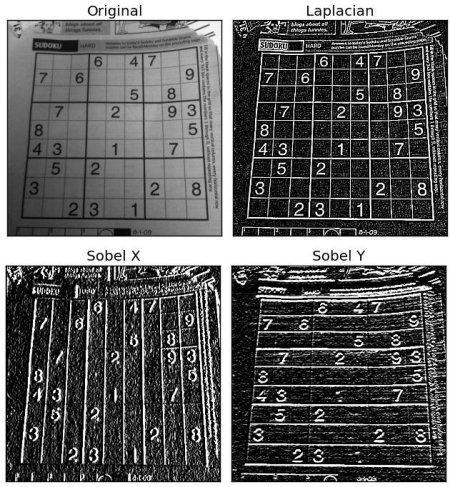
#> input picture dave.jpg, 450 x 487 px; its folder holds 5 pictures in this run
$ python camera_calib.py
#> lines starting #> are read from the running program, lines starting #| are printed output that depends on the picture; after the words box and inside, x2 and y2 are one past the last pixel; in counts of white or black regions, pixels touching at a corner belong together
'''
Created on Jan 23, 2017

@author: aelsalla
'''

import numpy as np
import cv2
import glob

def show_img(name, img):
    cv2.imshow(name, img)
    cv2.waitKey(0)

# termination criteria
criteria = (cv2.TERM_CRITERIA_EPS + cv2.TERM_CRITERIA_MAX_ITER, 30, 0.001)

# prepare object points, like (0,0,0), (1,0,0), (2,0,0) ....,(6,5,0)
objp = np.zeros((6*7,3), np.float32)
objp[:,:2] = np.mgrid[0:7,0:6].T.reshape(-1,2)

# Arrays to store object points and image points from all the images.
objpoints = [] # 3d point in real world space
imgpoints = [] # 2d points in image plane.

images = glob.glob('..\\*.jpg')

for fname in images:
    img = cv2.imread(fname)
#> img is the input picture: shape (487, 450, 3); min 0, max 255, mean 97.4
    gray = cv2.cvtColor(img,cv2.COLOR_BGR2GRAY)

    # Find the chess board corners
    ret, corners = cv2.findChessboardCorners(gray, (7,6),None)
#> ret = False; corners = None

    # If found, add object points, image points (after refining them)
    if ret == True:
        objpoints.append(objp)

        corners2 = cv2.cornerSubPix(gray,corners,(11,11),(-1,-1),criteria)
        imgpoints.append(corners2)

        # Draw and display the corners
        img = cv2.drawChessboardCorners(img, (7,6), corners2,ret)
        cv2.imshow('img',img)
        cv2.waitKey(500)
#> pass 2 of the loop `for fname in images:`:
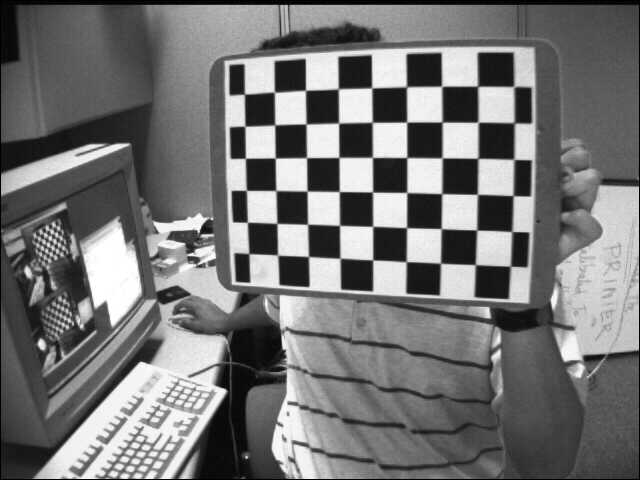
#> input picture left01.jpg, 640 x 480 px
#> img is the input picture: shape (480, 640, 3); min 0, max 255, mean 116.6
#> gray: shape (480, 640)
#> ret = True; corners = 42 rows, first 8: [475.4, 264.8], [440.5, 263.2], [405.9, 261.5], [372.9, 259.9], [340.6, 258.5], [308.7, 256.4], [277.6, 255.1], [476.7, 230.1]
#> corners2 = 42 rows, first 8: [475.3, 264.6], [440.5, 263.2], [406.2, 261.7], [372.7, 259.9], [340, 258.2], [308.5, 256.5], [277.6, 255.1], [476.7, 230]
#> `img = cv2.drawChessboardCorners(img, (7,6), corners2,ret)`:
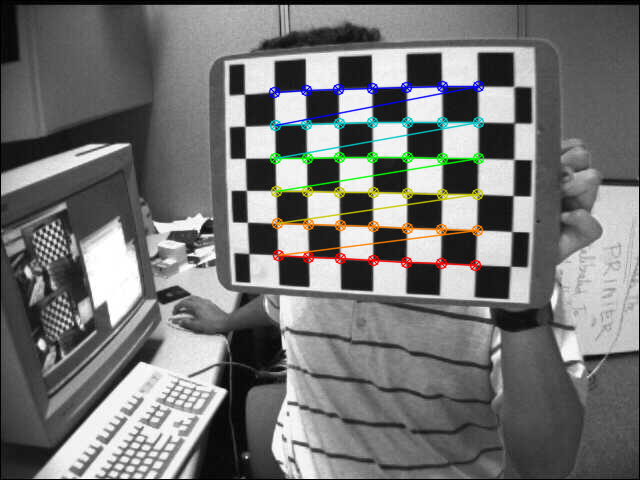
#> img: shape (480, 640, 3); 3.22% of pixels changed, all inside (x1, y1, x2, y2) = (268, 80, 485, 272)
#> pass 3 of the loop `for fname in images:`:
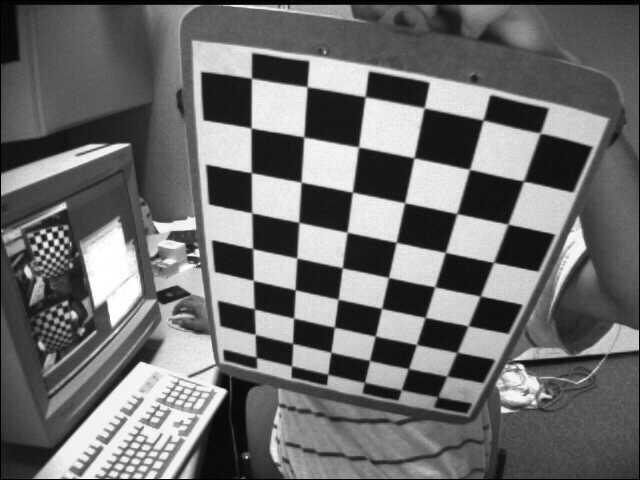
#> input picture left02.jpg, 640 x 480 px
#> img is the input picture: shape (480, 640, 3); min 0, max 255, mean 109
#> corners = 42 rows, first 8: [254.7, 308.6], [253.5, 280.5], [252.6, 248.4], [252.4, 213.8], [251.5, 172.4], [251.8, 128.6], [251.5, 77.99], [293.3, 318]
#> corners2 = 42 rows, first 8: [254.3, 308.9], [253.3, 280.4], [252.6, 248.6], [251.8, 212.8], [251.3, 172.7], [251.1, 128], [251.5, 78.19], [293.6, 318.1]
#> `img = cv2.drawChessboardCorners(img, (7,6), corners2,ret)`:
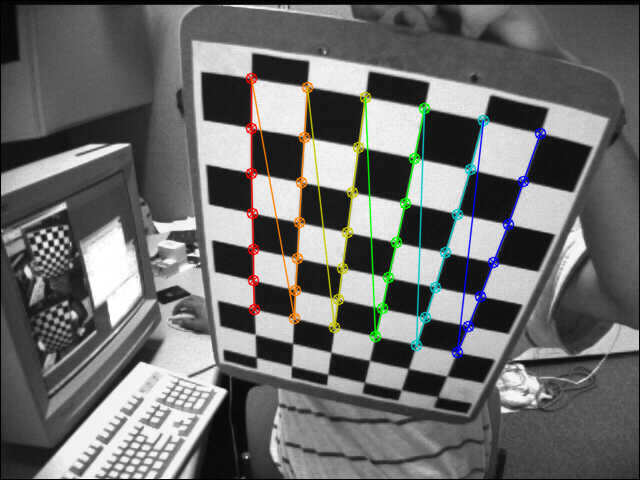
#> img: shape (480, 640, 3); 3.62% of pixels changed, all inside (x1, y1, x2, y2) = (245, 72, 547, 359)
#> the loop made 5 passes; the first 3 are shown

cv2.destroyAllWindows()

# Now calibrate based on object points and corresponding image points
ret, mtx, dist, rvecs, tvecs = cv2.calibrateCamera(objpoints, imgpoints, gray.shape[::-1],None,None)

# Now undistort an image
img = cv2.imread('..\\left12.jpg')
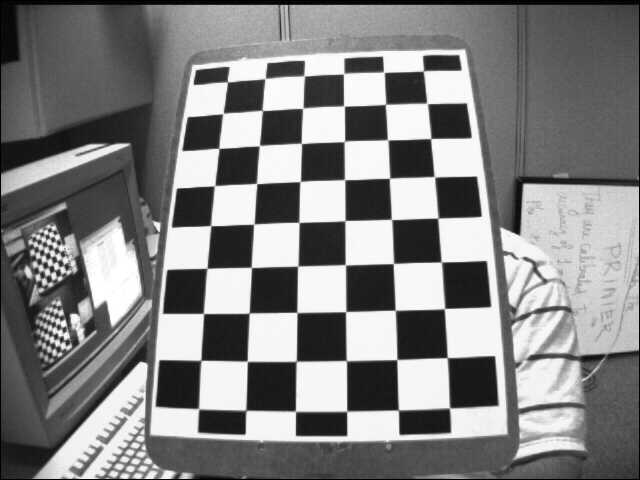
#> input picture left12.jpg, 640 x 480 px, found by its file name
#> img is the input picture: shape (480, 640, 3); min 0, max 255, mean 129.5
h,  w = img.shape[:2]
#> h = 480; w = 640
newcameramtx, roi=cv2.getOptimalNewCameraMatrix(mtx,dist,(w,h),1,(w,h))

'''
# cv2.undistort
dst = cv2.undistort(img, mtx, dist, None, newcameramtx)

# crop the image
x,y,w,h = roi
dst = dst[y:y+h, x:x+w]
#cv2.imwrite('calibresult.png',dst)
'''

# Remapping
# undistort
mapx,mapy = cv2.initUndistortRectifyMap(mtx,dist,None,newcameramtx,(w,h),5)
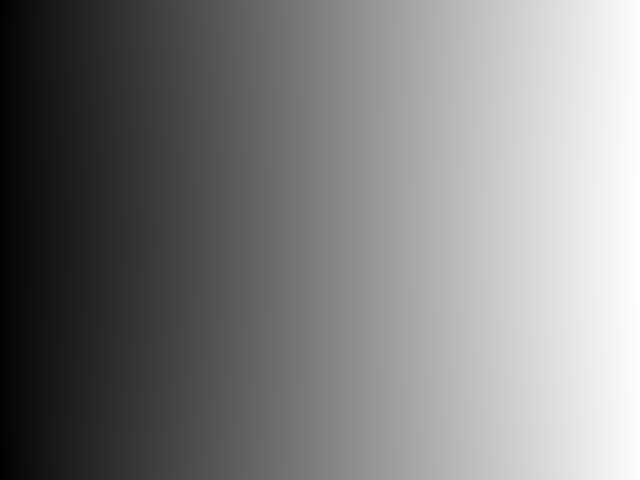
#> mapx: shape (480, 640) float32; min -9.64, max 643.2, mean 319.5; drawn with min black and max white
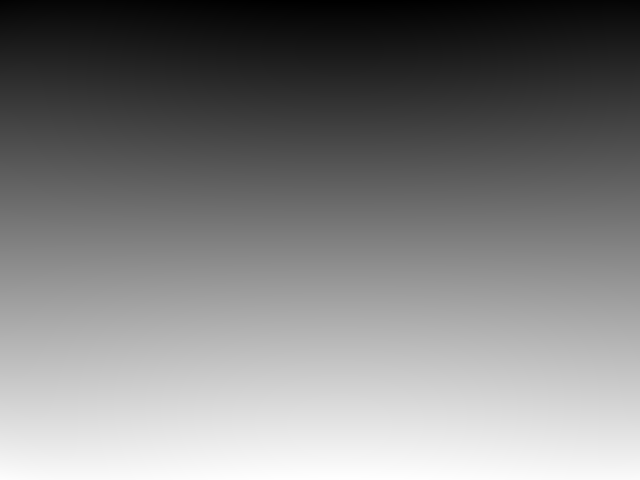
#> mapy: shape (480, 640) float32; min -10.5, max 488.3, mean 239.2; drawn with min black and max white
dst = cv2.remap(img,mapx,mapy,cv2.INTER_LINEAR)
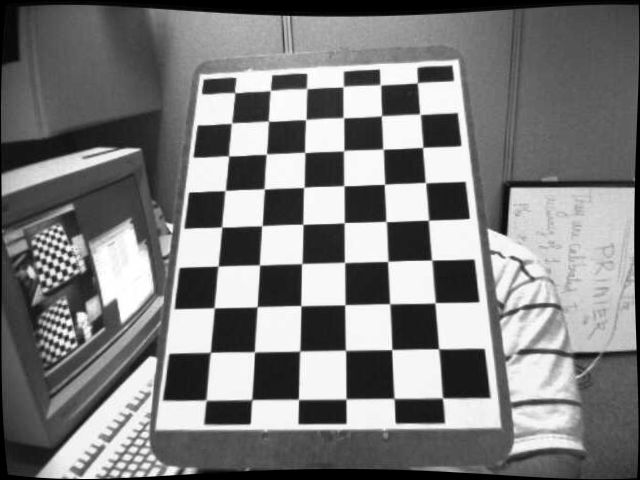
#> dst: shape (480, 640, 3); min 0, max 255, mean 125.1

# crop the image
x,y,w,h = roi
dst = dst[y:y+h, x:x+w]
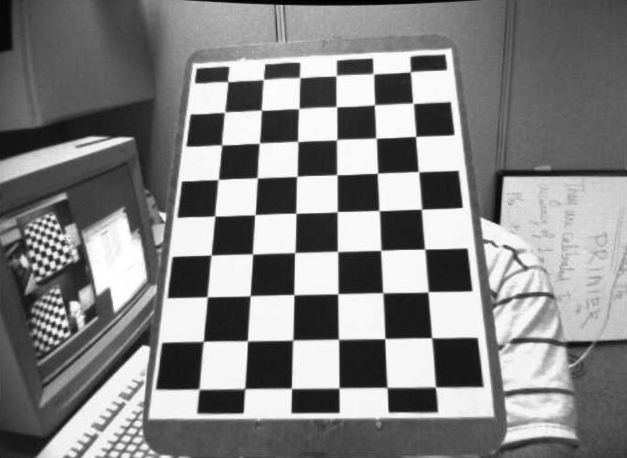
#> dst: shape (458, 627, 3); min 0, max 255, mean 131.2
#cv2.imwrite('calibresult.png',dst)
show_img('calibresult.png', dst)
show_img('orig', img)


show_img('ROI', roi)
